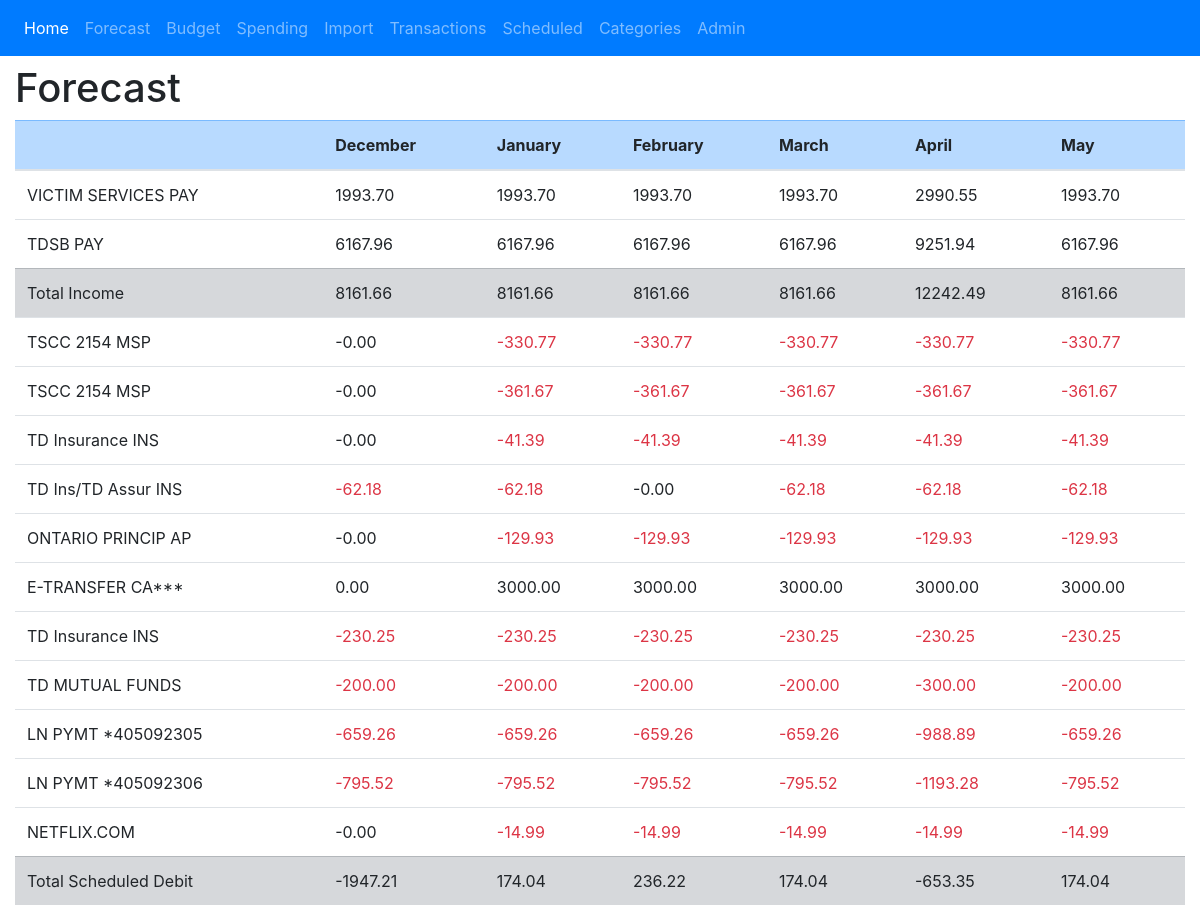
/forecast/, run on the app's committed database.
### transaction/models.py (models this page shows, shortened)
class ScheduledTransaction(models.Model):
	scheduled_date = models.DateField()
	description = models.CharField(max_length=100)
	amount = models.DecimalField(max_digits=8, decimal_places=2)
	category = models.ForeignKey(Category, on_delete=models.SET_DEFAULT, default=None, blank=True, null=True)
	repeat_every = models.CharField(max_length=2, choices=REPEAT_EVERY_CHOICES)

### forecast/views.py (the view)
# urls.py: path('', ForecastTemplateView.as_view(), name='forecast-view'),
class ForecastTemplateView(TemplateView):
	template_name = 'forecast.html'
	def get_context_data(self, **kwargs):
		context = super().get_context_data(**kwargs)
		last_day, month_list = get_months()
		income_forecast_list=[]
		income_desc_list=[]
		income_item_list = ScheduledTransaction.objects.filter(category__group__name='Income')
		for income_item in income_item_list:
			income_desc_list.append(income_item.description)
			income_dates=[]
			for i in list(rrule(freq=WEEKLY, dtstart=income_item.scheduled_date, interval=2, until=last_day)):
				income_dates.append(i.month)
			income_forecast_item=[]
			for month in month_list:
				total = (income_dates.count(month.month)) * income_item.amount
				income_forecast_item.append(total)
			income_forecast_list.append(income_forecast_item)
		income_month_sum_list=list(map(sum,zip(*income_forecast_list)))
		for f in income_forecast_list:
			f.insert(0,income_desc_list.pop(0))
		sched_debit_forecast_list=[]
		sched_desc_list=[]
		sched_debit_list = ScheduledTransaction.objects.exclude(category__group__name='Income')
		for sched_debit_item in sched_debit_list:
			sched_desc_list.append(sched_debit_item.description)
			sched_dates=[]
			if sched_debit_item.repeat_every == 'B':
				for i in list(rrule(freq=WEEKLY, dtstart=sched_debit_item.scheduled_date, interval=2, until=last_day)):
					sched_dates.append(i.month)
			elif sched_debit_item.repeat_every == 'M':
				for i in list(rrule(freq=MONTHLY, dtstart=sched_debit_item.scheduled_date, interval=1, until=last_day)):
					sched_dates.append(i.month)
			sched_forecast_item=[]
			for month in month_list:
				total = (sched_dates.count(month.month)) * sched_debit_item.amount
				sched_forecast_item.append(total)
			sched_debit_forecast_list.append(sched_forecast_item)
		sched_debit_month_sum_list=list(map(sum,zip(*sched_debit_forecast_list)))
		for f in sched_debit_forecast_list:
			f.insert(0,sched_desc_list.pop(0))
		context['month_list'] = month_list
		context['income_forecast_list'] = income_forecast_list
		context['income_month_sum_list'] = income_month_sum_list
		context['sched_debit_forecast_list'] = sched_debit_forecast_list
		context['sched_debit_month_sum_list'] = sched_debit_month_sum_list
		return context

### forecast/views.py (called while the page is built)
def get_months():
	num_months = 6
	now = datetime.now()
	last_day = now + relativedelta(months=num_months)
	month_list = [(now + relativedelta(months=i)) for i in range(num_months)]
	return last_day, month_list

### templates/forecast.html
{% extends "base.html" %}
{% load crispy_forms_tags %}
{% block main_content %}
	<h1>Forecast</h1>
	<table class="table">
	<thead>
		<tr class="table-primary">
			<th></th>
			{% for m in month_list %}
				<th scope="col">{{m|date:"F"}}</th>
			{% endfor %}
		</tr>
	</thead>
	<tbody>
		{% for income_forecast_item in income_forecast_list %}
		<tr>
			{% for f in income_forecast_item %}
				<td>{{f}}</td>
			{% endfor %}
		</tr>
		{% endfor %}
		<tr class="table-secondary">
			<td>Total Income</td>
			{% for m in income_month_sum_list %}
				<td>{{m}}</td>
			{% endfor %}
		{% for sched_debit_forecast_item in sched_debit_forecast_list %}
		<tr>
			{% for f in sched_debit_forecast_item %}
				<td>
					{% if f < 0 %}
						<div class="text-danger">
					{% else %}
						<div>
					{% endif %}
					{{f}}</div>
				</td>
			{% endfor %}
		</tr>
		{% endfor %}
		<tr class="table-secondary">
			<td>Total Scheduled Debit</td>
			{% for m in sched_debit_month_sum_list %}
				<td>{{m}}</td>
			{% endfor %}
		</tr>
	</tbody>
	</table>
{% endblock %}

### data on the page
ScheduledTransaction: income_forecast_item "VICTIM SERVICES PAY"
ScheduledTransaction: income_forecast_item "TDSB PAY"
ScheduledTransaction: sched_debit_forecast_item "TSCC 2154 MSP"
ScheduledTransaction: sched_debit_forecast_item "TSCC 2154 MSP"
ScheduledTransaction: sched_debit_forecast_item "TD Insurance INS"
ScheduledTransaction: sched_debit_forecast_item "TD Ins/TD Assur INS"
ScheduledTransaction: sched_debit_forecast_item "ONTARIO PRINCIP AP"
ScheduledTransaction: sched_debit_forecast_item "E-TRANSFER CA***"
ScheduledTransaction: sched_debit_forecast_item "TD Insurance INS"
ScheduledTransaction: sched_debit_forecast_item "TD MUTUAL FUNDS"
ScheduledTransaction: sched_debit_forecast_item "LN PYMT *405092305"
ScheduledTransaction: sched_debit_forecast_item "LN PYMT *405092306"
ScheduledTransaction: sched_debit_forecast_item "NETFLIX.COM"

### other printed values
{{ m|date:"F" }} "December" "January" "February" "March" "April" "May"
{{ f }} "1993.70" "1993.70" "1993.70" "1993.70" "2990.55" "1993.70" "6167.96" "6167.96" "6167.96" "6167.96" "9251.94" "6167.96"
{{ m }} "8161.66" "8161.66" "8161.66" "8161.66" "12242.49" "8161.66"
{{ f }} "-0.00" "-330.77" "-330.77" "-330.77" "-330.77" "-330.77" "-0.00" "-361.67" "-361.67" "-361.67" "-361.67" "-361.67" "-0.00" "-41.39" "-41.39" "-41.39" "-41.39" "-41.39" "-62.18" "-62.18" "-0.00" "-62.18" "-62.18" "-62.18" "-0.00" "-129.93" "-129.93" "-129.93" "-129.93" "-129.93" "0.00" "3000.00" "3000.00" "3000.00" "3000.00" "3000.00" "-230.25" "-230.25" "-230.25" "-230.25" "-230.25" "-230.25" "-200.00" "-200.00" "-200.00" "-200.00" "-300.00" "-200.00" "-659.26" "-659.26" "-659.26" "-659.26" "-988.89" "-659.26" "-795.52" "-795.52" "-795.52" "-795.52" "-1193.28" "-795.52" "-0.00" "-14.99" "-14.99" "-14.99" "-14.99" "-14.99"
{{ m }} "-1947.21" "174.04" "236.22" "174.04" "-653.35" "174.04"
